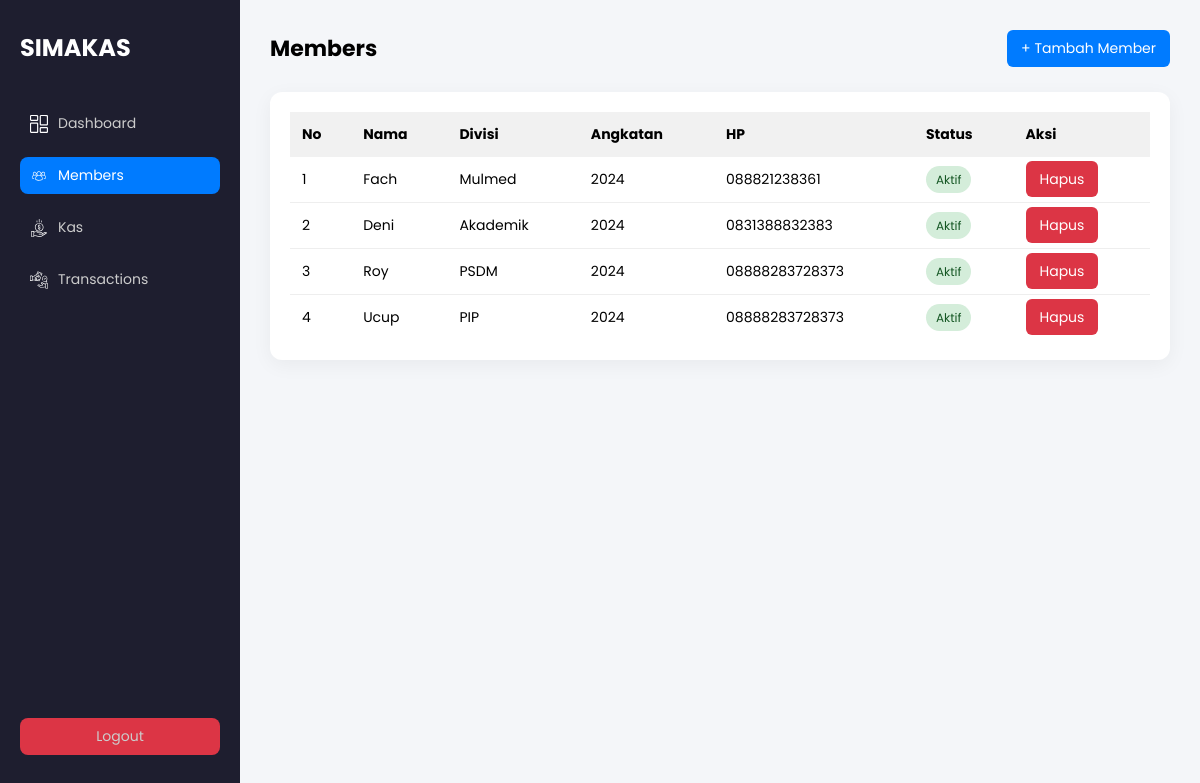
/members.php (signed in), run on the app's committed database.
### tables this page shows
CREATE TABLE `members` (
  `id` int(11) NOT NULL,
  `name` varchar(100) NOT NULL,
  `division` varchar(100) DEFAULT NULL,
  `angkatan` varchar(10) DEFAULT NULL,
  `phone` varchar(20) DEFAULT NULL,
  `status` enum('aktif','nonaktif') DEFAULT 'aktif'
);

### members.php (the view, shortened to what this page needs)
<?php
require_once "config/database.php";
$currentPage = basename($_SERVER['PHP_SELF']);
$result = $conn->query("SELECT * FROM members ORDER BY id DESC");
?>
<!doctype html>
<html>
<head>
    <link rel="stylesheet" href="assets/css/style.css">
</head>
<body>
    <div class="sidebar">
        <div>
            <h2>SIMAKAS</h2>
            <ul>
                <li>
                    <a href="dashboard.php" class="menu-link <?= $currentPage == 'dashboard.php' ? 'active' : '' ?>">
                        <img src="assets/dashboard.svg" class="menu-icon">
                        <span>Dashboard</span>
                    </a>
                </li>
                <li>
                    <a href="members.php" class="menu-link <?= $currentPage == 'members.php' ? 'active' : '' ?>">
                        <img src="assets/member.svg" class="menu-icon">
                        <span>Members</span>
                    </a>
                </li>
                <li>
                    <a href="kas.php" class="menu-link <?= $currentPage == 'kas.php' ? 'active' : '' ?>">
                        <img src="assets/kas.svg" class="menu-icon">
                        <span>Kas</span>
                    </a>
                <li>
                    <a href="transactions.php"
                        class="menu-link <?= $currentPage == 'transactions.php' ? 'active' : '' ?>">
                        <img src="assets/transaction.svg" class="menu-icon">
                        <span>Transactions</span>
                    </a>
            </ul>
        </div>
        <div>
            <ul>
                <li><a href="auth/logout.php" onclick="return confirm('Yakin ingin logout?')"
                        class="btn btn-danger text-center d-inline-flex justify-content-center align-items-center">
                        Logout
                    </a></li>
            </ul>
        </div>
    </div>
    <div class="main">
        <div class="topbar">
            <h1>Members</h1>
            <button class="btn btn-primary" onclick="openModal()">+ Tambah Member</button>
        </div>
        <div class="card">
            <table>
                <thead>
                    <tr>
                        <th>No</th>
                        <th>Nama</th>
                        <th>Divisi</th>
                        <th>Angkatan</th>
                        <th>HP</th>
                        <th>Status</th>
                        <th>Aksi</th>
                    </tr>
                </thead>
                <tbody>
                    <?php $no = 1;
                    while ($row = $result->fetch_assoc()): ?>
                        <tr>
                            <td><?= $no++ ?></td>
                            <td><?= htmlspecialchars($row['name']) ?></td>
                            <td><?= htmlspecialchars($row['division']) ?></td>
                            <td><?= htmlspecialchars($row['angkatan']) ?></td>
                            <td><?= htmlspecialchars($row['phone']) ?></td>
                            <td>
                                <?php if ($row['status'] == "aktif"): ?>
                                    <span class="badge badge-success">Aktif</span>
                                <?php else: ?>
                                    <span class="badge badge-secondary">Nonaktif</span>
                                <?php endif; ?>
                            </td>
                            <td>
                                <a href="?hapus=<?= $row['id'] ?>" class="btn btn-danger"
                                    onclick="return confirm('Yakin hapus?')">Hapus</a>
                            </td>
                        </tr>
                    <?php endwhile; ?>
                </tbody>
            </table>
        </div>
    </div>
</body>
</html>

### assets/css/style.css (style rules this page uses)
* { margin: 0; padding: 0; box-sizing: border-box; font-family: "Poppins", sans-serif; }
body { display: flex; background: #f4f6f9; }
.sidebar { width: 240px; height: 100vh; background: #1e1e2f; color: #fff; padding: 30px 20px; position: fixed; display: flex; flex-direction: column; justify-content: space-between; }
.sidebar h2 { margin-bottom: 40px; }
.sidebar ul { list-style: none; }
.sidebar ul li { margin: 15px 0; }
.sidebar ul li a { color: #ccc; text-decoration: none; display: block; padding: 8px 10px; border-radius: 8px; transition: 0.3s; font-size: 14px; }
.sidebar ul li a:not(.btn):hover, .sidebar ul li a:not(.btn).active { background: #007bff; color: #fff; }
.menu-link { display: flex !important; align-items: center; gap: 10px; }
.menu-icon { width: 18px; height: 18px; object-fit: contain; filter: invert(1); }
.main { margin-left: 240px; padding: 30px; width: 100%; }
.topbar { display: flex; justify-content: space-between; align-items: center; margin-bottom: 25px; }
.topbar h1 { font-size: 22px; }
.card { background: #fff; padding: 20px; border-radius: 12px; box-shadow: 0 5px 20px rgba(0, 0, 0, 0.05); }
.btn { padding: 8px 14px; border: none; border-radius: 6px; cursor: pointer; font-size: 14px; min-width: 90px; text-align: center; text-decoration: none; }
.btn-primary { background: #007bff; color: #fff; }
.btn-danger { background: #dc3545; color: #fff; }
table { width: 100%; border-collapse: collapse; }
th, td { padding: 12px; font-size: 14px; text-align: left; }
th { background: #f1f1f1; }
tr:not(:last-child) { border-bottom: 1px solid #eee; }
.badge { padding: 5px 10px; border-radius: 20px; font-size: 12px; }
.badge-success { background: #d4edda; color: #155724; }

### data on the page
members: name "Fach", division "Mulmed", angkatan "2024", phone "088821238361", status "Aktif"
members: name "Deni", division "Akademik", angkatan "2024", phone "0831388832383", status "Aktif"
members: name "Roy", division "PSDM", angkatan "2024", phone "08888283728373", status "Aktif"
members: name "Ucup", division "PIP", angkatan "2024", phone "08888283728373", status "Aktif"
